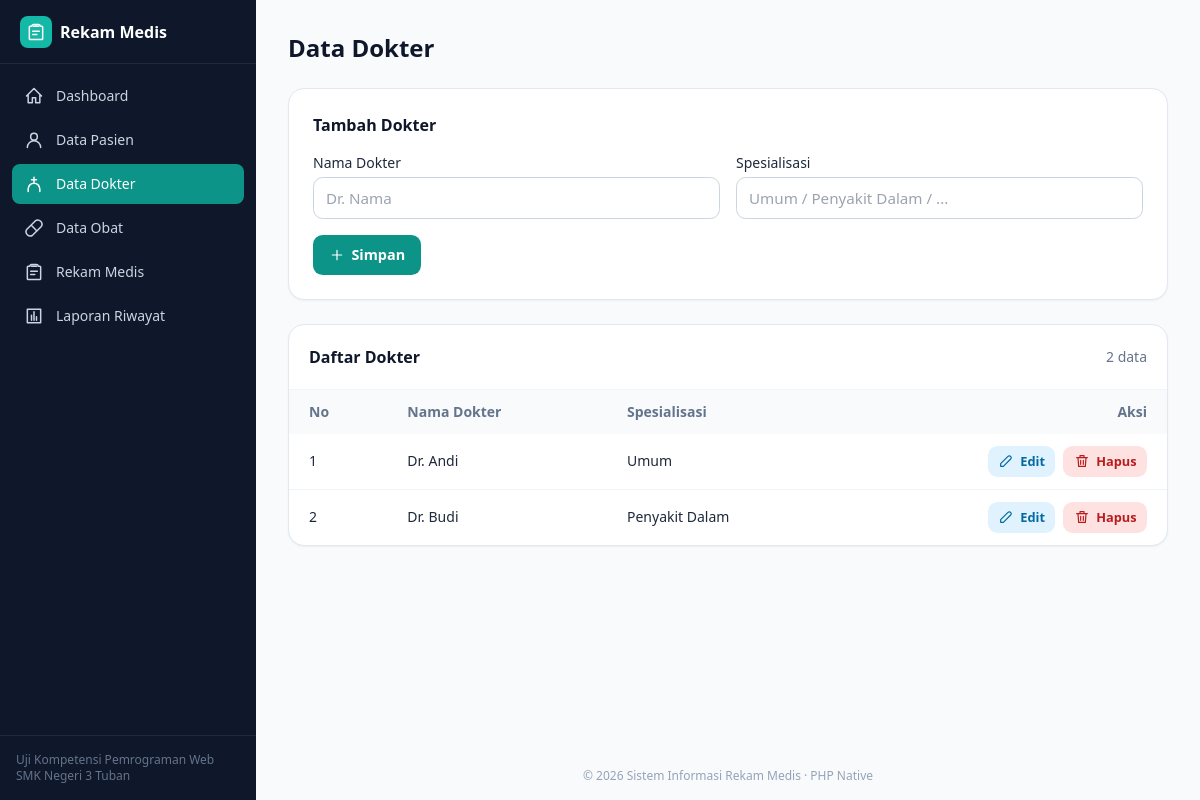
Screenshot of /dokter.php with the database file from the repository.
### tables this page shows
CREATE TABLE `dokter` (
  `id_dokter`    INT(11)      NOT NULL AUTO_INCREMENT,
  `nama_dokter`  VARCHAR(100) NOT NULL,
  `spesialisasi` VARCHAR(50)  NOT NULL,
  PRIMARY KEY (`id_dokter`)
);

### dokter.php (the view, shortened to what this page needs)
<?php
require __DIR__ . '/includes/functions.php';
$db = db();
$edit = null;
$old  = pull_old();
$form = $old ?: ($edit ?? []);
$v = fn(string $k, $d = '') => e($form[$k] ?? $d);
$rows = fetch_all($db, 'SELECT * FROM dokter ORDER BY id_dokter ASC');
require __DIR__ . '/includes/header.php';
?>
<section class="bg-white rounded-2xl border border-slate-200 shadow-sm p-5 sm:p-6">
    <h2 class="font-semibold text-slate-900 mb-4"><?= $edit ? 'Edit Dokter' : 'Tambah Dokter' ?></h2>
    <form method="post" action="dokter.php" data-validate novalidate class="grid grid-cols-1 md:grid-cols-2 gap-4">
        <div>
            <label for="nama_dokter" class="block text-sm font-medium mb-1">Nama Dokter</label>
            <input class="input" type="text" id="nama_dokter" name="nama_dokter" maxlength="100" required placeholder="Dr. Nama" value="<?= $v('nama_dokter') ?>">
        </div>
        <div>
            <label for="spesialisasi" class="block text-sm font-medium mb-1">Spesialisasi</label>
            <input class="input" type="text" id="spesialisasi" name="spesialisasi" maxlength="50" required placeholder="Umum / Penyakit Dalam / ..." value="<?= $v('spesialisasi') ?>">
        </div>
        <div class="md:col-span-2 flex flex-wrap gap-2">
            <button type="submit" class="btn btn-primary"><?= icon($edit ? 'check' : 'plus', 'w-4 h-4') ?> <?= $edit ? 'Simpan Perubahan' : 'Simpan' ?></button>
        </div>
    </form>
</section>
<section class="mt-6 bg-white rounded-2xl border border-slate-200 shadow-sm">
    <div class="p-5 border-b border-slate-100 flex items-center justify-between">
        <h2 class="font-semibold text-slate-900">Daftar Dokter</h2>
        <span class="text-sm text-slate-500"><?= count($rows) ?> data</span>
    </div>
    <div class="overflow-x-auto">
        <table class="w-full text-sm min-w-[520px]">
            <thead class="bg-slate-50 text-left text-slate-500">
                <tr><th class="px-5 py-3">No</th><th class="px-5 py-3">Nama Dokter</th><th class="px-5 py-3">Spesialisasi</th><th class="px-5 py-3 text-right">Aksi</th></tr>
            </thead>
            <tbody class="divide-y divide-slate-100">
            <?php foreach ($rows as $i => $r): ?>
                <tr class="hover:bg-slate-50">
                    <td class="px-5 py-3"><?= $i + 1 ?></td>
                    <td class="px-5 py-3 font-medium"><?= e($r['nama_dokter']) ?></td>
                    <td class="px-5 py-3"><?= e($r['spesialisasi']) ?></td>
                    <td class="px-5 py-3">
                        <div class="flex justify-end gap-2">
                            <a href="dokter.php?edit=<?= (int)$r['id_dokter'] ?>" class="btn btn-edit btn-sm"><?= icon('edit', 'w-4 h-4') ?> Edit</a>
                            <form method="post" action="dokter.php" data-confirm="Hapus dokter &quot;<?= e($r['nama_dokter']) ?>&quot;? Tindakan ini tidak dapat dibatalkan.">
                                <button type="submit" class="btn btn-danger btn-sm"><?= icon('trash', 'w-4 h-4') ?> Hapus</button>
                            </form>
                        </div>
                    </td>
                </tr>
            <?php endforeach; ?>
            </tbody>
        </table>
    </div>
</section>
<?php require __DIR__ . '/includes/footer.php'; ?>

### includes/functions.php (shortened to what this page needs)
<?php
function e($v): string
{
    return htmlspecialchars((string)$v, ENT_QUOTES, 'UTF-8');
}
function pull_old(): array
{
    $o = $_SESSION['old'] ?? [];
    return $o;
}
function fetch_all(mysqli $db, string $sql, string $types = '', array $params = []): array
{
    $st = $db->prepare($sql);
    $st->execute();
    $rows = $st->get_result()->fetch_all(MYSQLI_ASSOC);
    return $rows;
}
function icon(string $name, string $cls = 'w-5 h-5'): string
{
    $paths = [
        'home'     => 'M3 12l9-9 9 9M5 10v10h5v-6h4v6h5V10',
        'user'     => 'M12 12a4 4 0 100-8 4 4 0 000 8zM4 21a8 8 0 0116 0',
        'doctor'   => 'M12 4v6m-3-3h6M5 21v-3a7 7 0 0114 0v3',
        'pill'     => 'M10.5 20.5a5 5 0 01-7-7l10-10a5 5 0 017 7l-10 10zM8.5 8.5l7 7',
        'clipboard'=> 'M9 5h6M9 3h6a2 2 0 012 2v0h2a1 1 0 011 1v14a1 1 0 01-1 1H5a1 1 0 01-1-1V6a1 1 0 011-1h2v0a2 2 0 012-2zM8 11h8M8 15h5',
        'report'   => 'M9 17v-6m3 6V7m3 10v-4M4 4h16v16H4z',
        'menu'     => 'M4 6h16M4 12h16M4 18h16',
        'close'    => 'M6 6l12 12M18 6L6 18',
        'edit'     => 'M4 20h4L19 9a2.8 2.8 0 00-4-4L4 16v4z',
        'trash'    => 'M4 7h16M10 11v6m4-6v6M6 7l1 13h10l1-13M9 7V4h6v3',
        'plus'     => 'M12 5v14M5 12h14',
        'check'    => 'M5 13l4 4L19 7',
        'warn'     => 'M12 9v4m0 4h.01M10.3 3.9L2.4 18a2 2 0 001.7 3h15.8a2 2 0 001.7-3L13.7 3.9a2 2 0 00-3.4 0z',
        'print'    => 'M7 9V3h10v6M7 17H5a1 1 0 01-1-1v-5a2 2 0 012-2h12a2 2 0 012 2v5a1 1 0 01-1 1h-2M7 14h10v7H7z',
    ];
    $d = $paths[$name] ?? '';
    return '<svg class="' . e($cls) . '" fill="none" stroke="currentColor" stroke-width="1.8" '
         . 'stroke-linecap="round" stroke-linejoin="round" viewBox="0 0 24 24" aria-hidden="true">'
         . '<path d="' . $d . '"/></svg>';
}

### includes/header.php (style rules this page uses)
.input { width:100%;border:1px solid #cbd5e1;border-radius:.6rem;padding:.55rem .75rem;background:#fff;font-size:.95rem;transition:box-shadow .15s,border-color .15s }
.input:invalid:not(:placeholder-shown):not(select) { border-color:#f87171 }
.btn { display:inline-flex;align-items:center;gap:.4rem;border-radius:.6rem;padding:.55rem 1rem;font-weight:600;font-size:.9rem;transition:background .15s }
.btn-primary { background:#0d9488;color:#fff }
.btn-danger { background:#fee2e2;color:#b91c1c }
.btn-edit { background:#e0f2fe;color:#0369a1 }
.btn-sm { padding:.35rem .65rem;font-size:.8rem }

### rows the page displays
dokter: nama_dokter "Dr. Andi", spesialisasi "Umum"
dokter: nama_dokter "Dr. Budi", spesialisasi "Penyakit Dalam"

### other values shown
$label "Dashboard"
$label "Data Pasien"
$label "Data Dokter"
$label "Data Obat"
$label "Rekam Medis"
$label "Laporan Riwayat"
$pageTitle "Data Dokter"
count($rows) "2"
